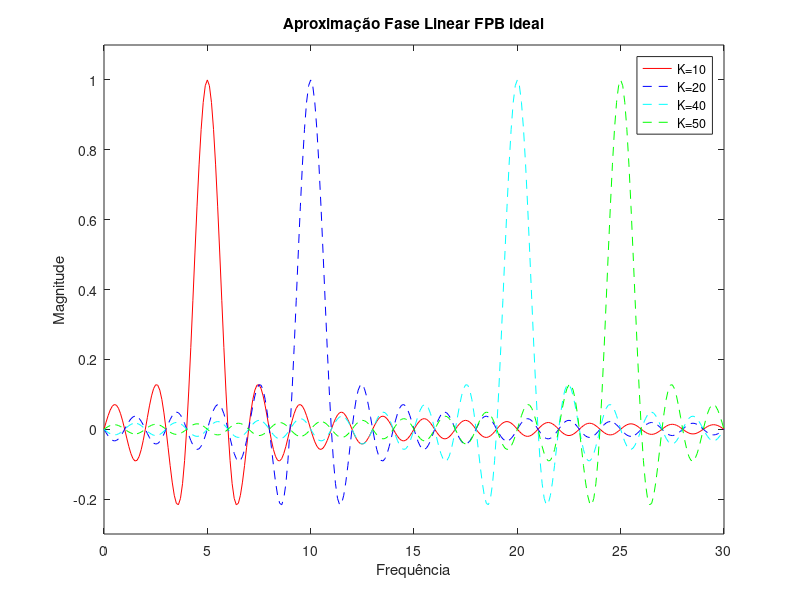

MATLAB code to generate this figure:
% Aproximação de um FPB ideal através da sinc truncada, plotando a
% resposta em frequência para N = 10, 20, 40 e 50.

N1 = 10;
N2 = 20;
N3 = 40;
N4 = 50;
n = 0:0.1:30;

% Resposta em frequência
h1 = sinc(n - N1/2);
h2 = sinc(n - N2/2);
h3 = sinc(n - N3/2);
h4 = sinc(n - N4/2);

% Plot da Resposta em Magnitude
figure(1); plot(n,h1,'r-',n,h2,'b--',n,h3,'c--',n,h4,'g--');
title('Aproximação Fase Linear FPB ideal')
ylabel('Magnitude');
xlabel('Frequência');
legend('K=10','K=20','K=40','K=50');
xlim([0 30]);
ylim([-0.3 1.1]);
